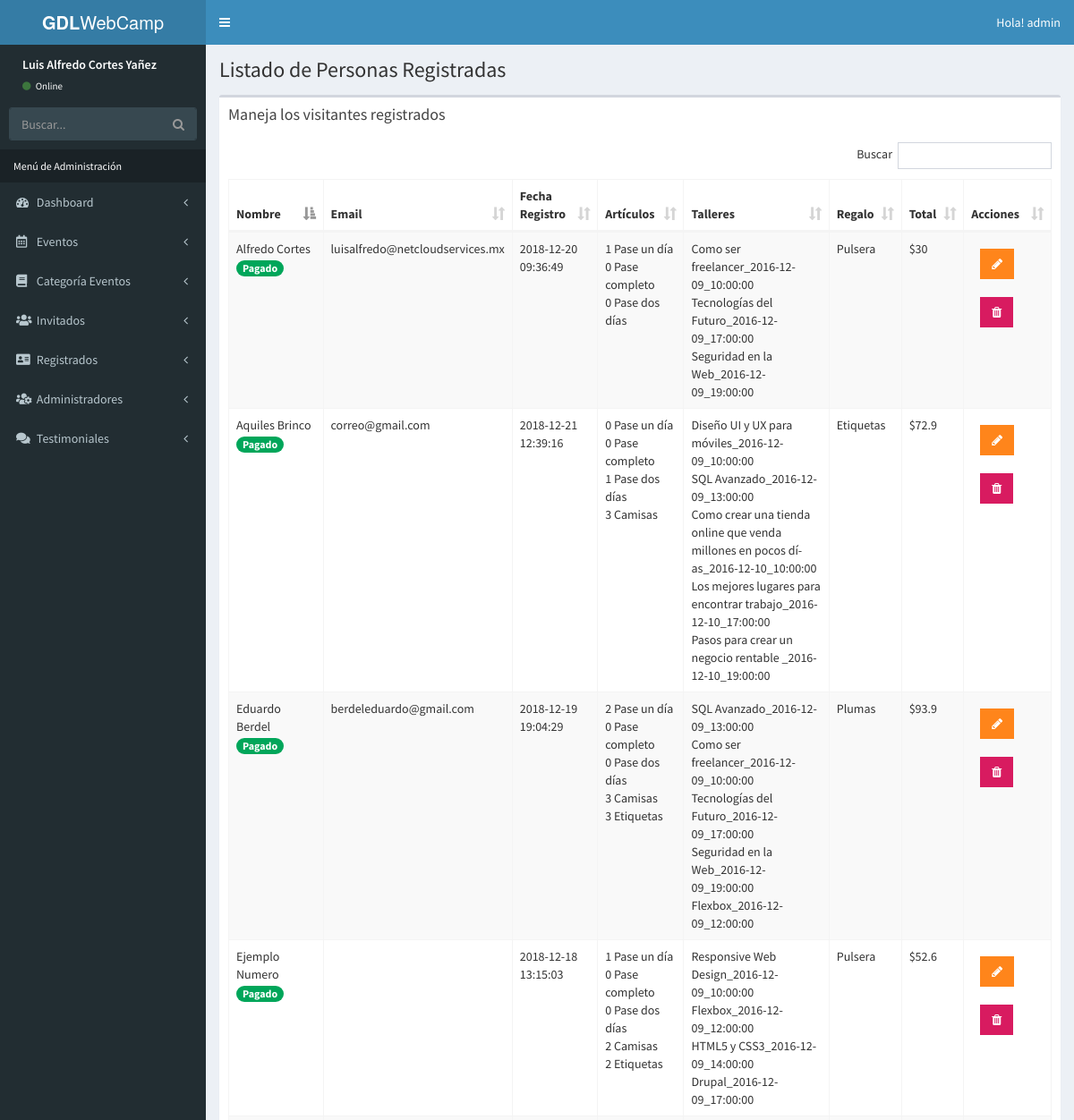
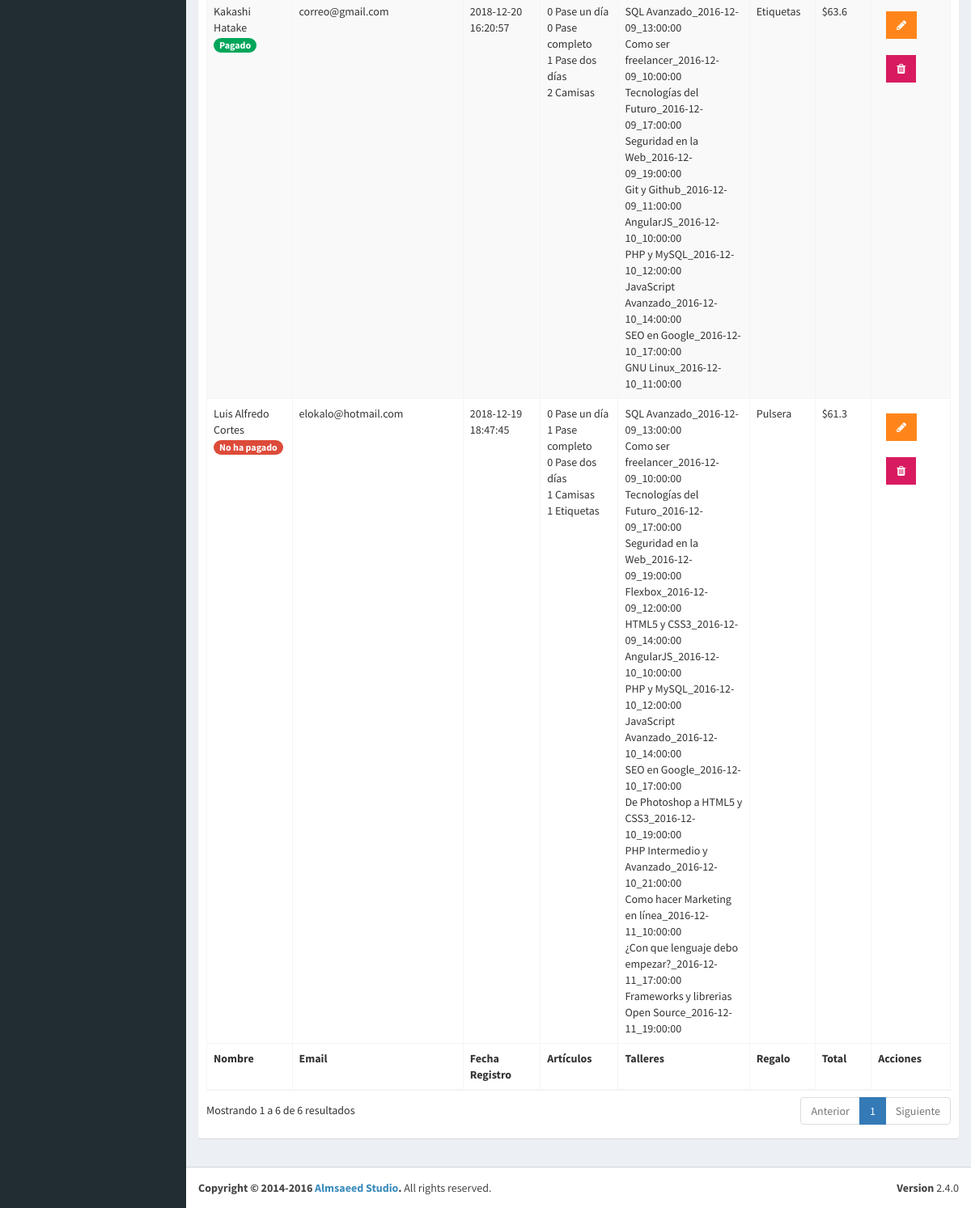
Screenshot of /admin/lista-registrados.php (signed in) with the database file from the repository (2 pictures, top to bottom).
### tables this page shows
CREATE TABLE IF NOT EXISTS `registrados` (
  `id_registrado` bigint(20) UNSIGNED NOT NULL AUTO_INCREMENT,
  `nombre_registrado` varchar(50) NOT NULL,
  `apellido_registrado` varchar(50) NOT NULL,
  `email_registrado` varchar(100) NOT NULL,
  `fecha_registro` datetime NOT NULL,
  `pases_articulos` longtext NOT NULL,
  `talleres_registrados` longtext NOT NULL,
  `regalo` int(11) NOT NULL,
  `total_pagado` varchar(50) NOT NULL,
  `pagado` int(1) NOT NULL DEFAULT '0',
  `fecha_edicion` timestamp NULL DEFAULT NULL,
  PRIMARY KEY (`id_registrado`),
  KEY `regalo` (`regalo`)
);

CREATE TABLE IF NOT EXISTS `eventos` (
  `evento_id` tinyint(10) NOT NULL AUTO_INCREMENT,
  `nombre_evento` varchar(80) NOT NULL,
  `fecha_evento` date NOT NULL,
  `hora_evento` time NOT NULL,
  `id_cat_evento` tinyint(10) NOT NULL,
  `id_inv` tinyint(4) NOT NULL,
  `clave` varchar(10) DEFAULT NULL,
  `editado` timestamp NULL DEFAULT NULL,
  PRIMARY KEY (`evento_id`),
  KEY `id_cat_evento` (`id_cat_evento`),
  KEY `id_inv` (`id_inv`)
);

CREATE TABLE IF NOT EXISTS `regalos` (
  `id_regalo` int(11) NOT NULL AUTO_INCREMENT,
  `nombre_regalo` varchar(50) NOT NULL,
  PRIMARY KEY (`id_regalo`)
);

### admin/lista-registrados.php (the view, shortened to what this page needs)
<?php
  include_once 'funciones/funciones.php';
  include_once 'templates/header.php';
  include_once 'templates/barra.php';
  include_once 'templates/navegacion.php';
?>
  <div class="content-wrapper">
    <section class="content-header">
      <h1>
        Listado de Personas Registradas
      </h1>
    </section>
    <section class="content">
      <div class="row">
        <div class="col-xs-12">
          <div class="box">
            <div class="box-header">
              <h3 class="box-title">Maneja los visitantes registrados</h3>
            </div>
            <div class="box-body">
              <table id="registros" class="table table-bordered table-striped">
                <thead>
                <tr>
                  <th>Nombre</th>
                  <th>Email</th>
                  <th>Fecha Registro</th>
                  <th>Artículos</th>
                  <th>Talleres</th>
                  <th>Regalo</th>
                  <th>Total</th>
                  <th>Acciones</th>
                </tr>
                </thead>
                <tbody>
                    <?php
                        try {
                            $sql = "SELECT registrados.*, regalos.nombre_regalo FROM registrados ";
                            $sql .= "JOIN regalos ";
                            $sql .= "ON registrados.regalo = regalos.id_regalo";
                            $resultado = $conn->query($sql);
                        } catch (Exception $e) {
                            echo "Error: ". $e->getMessage();
                        }
                        while($registrado = $resultado->fetch_assoc()){ ?>
                            <tr>
                                <td>
                                    <?php echo $registrado['nombre_registrado']." ".$registrado['apellido_registrado'];
                                        echo "<br>";
                                        $pagado = $registrado['pagado'];
                                        if($pagado){
                                            echo '<span class="badge bg-green">Pagado</span>';
                                        } else {
                                            echo '<span class="badge bg-red">No ha pagado</span>';
                                        }
                                    ?>
                                </td>
                                <td><?php echo $registrado['email_registrado']; ?></td>
                                <td><?php echo $registrado['fecha_registro']; ?></td>
                                <td>
                                    <?php
                                        $articulos = json_decode($registrado['pases_articulos'], true);
                                        $arreglo_articulo = array(
                                            'un_dia' => 'Pase un día',
                                            'pase_completo' => 'Pase completo',
                                            'dos_dias' => 'Pase dos días',
                                            'camisas' => 'Camisas',
                                            'etiquetas' => 'Etiquetas'
                                        );
                                        foreach($articulos as $llave => $articulo){
                                            echo $articulo." ".$arreglo_articulo[$llave]."<br>";
                                        }
                                    ?>
                                </td>
                                <td>
                                    <?php
                                        $resultado_evento = $registrado['talleres_registrados'];
                                        $talleres = json_decode($resultado_evento);
                                        $talleres = implode(", ", $talleres->eventos);
                                        $arreglo_talleres = array_map('intval', explode(", ", $talleres ));
                                        foreach($arreglo_talleres as $indice => $evento_id){
                                            $sql_talleres = "SELECT nombre_evento, fecha_evento, hora_evento FROM eventos WHERE evento_id=$evento_id";
                                            $resultado_talleres = $conn->query($sql_talleres);
                                            while($eventos = $resultado_talleres->fetch_assoc()){
                                            echo $eventos['nombre_evento']."_".$eventos['fecha_evento']."_".$eventos['hora_evento']. "<br>";
                                            }
                                        }
                                    ?>
                                </td>
                                <td><?php echo $registrado['nombre_regalo']; ?></td>
                                <td>$<?php echo $registrado['total_pagado']; ?></td>
                                <td>
                                    <a href="editar-registros.php?id=<?php echo $registrado['id_registrado']; ?>" class="btn bg-orange btn-flat margin">
                                        <i class="fa fa-pencil"></i>
                                    </a>
                                    <a href="#" data-id="<?php echo $registrado['id_registrado']; ?>" data-tipo="registrado" class="btn bg-maroon btn-flat margin borrar_registro">
                                        <i class="fa fa-trash"></i>
                                    </a>
                                </td>
                            </tr>
                        <?php }  ?>
                </tbody>
                <tfoot>
                <tr>
                    <th>Nombre</th>
                  <th>Email</th>
                  <th>Fecha Registro</th>
                  <th>Artículos</th>
                  <th>Talleres</th>
                  <th>Regalo</th>
                  <th>Total</th>
                  <th>Acciones</th>
                </tr>
                </tfoot>
              </table>
            </div>
          </div>
        </div>
      </div>
    </section>
  </div>
<?php
include_once 'templates/footer.php';
?>

### rows the page displays
registrados: nombre_registrado "Luis Alfredo", apellido_registrado "Cortes", shows "No ha pagado", email_registrado "elokalo@hotmail.com", fecha_registro "2018-12-19 18:47:45", pagado "0", llave "Pase un día", articulo "1", llave "Pase completo", llave "Pase dos días", llave "Camisas", llave "Etiquetas", regalo.nombre_regalo "Pulsera", total_pagado "61.3"
eventos: nombre_evento "SQL Avanzado", fecha_evento "2016-12-09", hora_evento "13:00:00"
eventos: nombre_evento "Como ser freelancer", fecha_evento "2016-12-09", hora_evento "10:00:00"
eventos: nombre_evento "Tecnologías del Futuro", fecha_evento "2016-12-09", hora_evento "17:00:00"
eventos: nombre_evento "Seguridad en la Web", fecha_evento "2016-12-09", hora_evento "19:00:00"
eventos: nombre_evento "Flexbox", fecha_evento "2016-12-09", hora_evento "12:00:00"
eventos: nombre_evento "HTML5 y CSS3", fecha_evento "2016-12-09", hora_evento "14:00:00"
eventos: nombre_evento "AngularJS", fecha_evento "2016-12-10", hora_evento "10:00:00"
eventos: nombre_evento "PHP y MySQL", fecha_evento "2016-12-10", hora_evento "12:00:00"
eventos: nombre_evento "JavaScript Avanzado", fecha_evento "2016-12-10", hora_evento "14:00:00"
eventos: nombre_evento "SEO en Google", fecha_evento "2016-12-10", hora_evento "17:00:00"
eventos: nombre_evento "De Photoshop a HTML5 y CSS3", fecha_evento "2016-12-10", hora_evento "19:00:00"
eventos: nombre_evento "PHP Intermedio y Avanzado", fecha_evento "2016-12-10", hora_evento "21:00:00"
eventos: nombre_evento "Como hacer Marketing en línea", fecha_evento "2016-12-11", hora_evento "10:00:00"
eventos: nombre_evento "¿Con que lenguaje debo empezar?", fecha_evento "2016-12-11", hora_evento "17:00:00"
eventos: nombre_evento "Frameworks y librerias Open Source", fecha_evento "2016-12-11", hora_evento "19:00:00"
registrados: nombre_registrado "Eduardo", apellido_registrado "Berdel", pagado "Pagado", email_registrado "berdeleduardo@gmail.com", fecha_registro "2018-12-19 19:04:29", id_registrado "2", llave "Pase un día", articulo "0", llave "Pase completo", llave "Pase dos días", regalo "3", llave "Camisas", llave "Etiquetas", regalo.nombre_regalo "Plumas", total_pagado "93.9"
registrados: nombre_registrado "Alfredo", apellido_registrado "Cortes", pagado "Pagado", email_registrado "luisalfredo@netcloudservices.mx", fecha_registro "2018-12-20 09:36:49", articulo "1", llave "Pase un día", llave "Pase completo", llave "Pase dos días", regalo.nombre_regalo "Pulsera", total_pagado "30"
registrados: nombre_registrado "Aquiles", apellido_registrado "Brinco", pagado "Pagado", email_registrado "correo@gmail.com", fecha_registro "2018-12-21 12:39:16", llave "Pase un día", llave "Pase completo", articulo "1", llave "Pase dos días", articulo "3", llave "Camisas", regalo.nombre_regalo "Etiquetas", total_pagado "72.9"
eventos: nombre_evento "Diseño UI y UX para móviles", fecha_evento "2016-12-09", hora_evento "10:00:00"
eventos: nombre_evento "Como crear una tienda online que venda millones en pocos dí­as", fecha_evento "2016-12-10", hora_evento "10:00:00"
eventos: nombre_evento "Los mejores lugares para encontrar trabajo", fecha_evento "2016-12-10", hora_evento "17:00:00"
eventos: nombre_evento "Pasos para crear un negocio rentable", fecha_evento "2016-12-10", hora_evento "19:00:00"
registrados: nombre_registrado "Ejemplo", apellido_registrado "Numero", pagado "Pagado", fecha_registro "2018-12-18 13:15:03", pases_articulos "1", llave "Pase un día", pases_articulos "0", llave "Pase completo", llave "Pase dos días", pases_articulos "2", llave "Camisas", llave "Etiquetas", regalo.nombre_regalo "Pulsera", total_pagado "52.6"
eventos: nombre_evento "Responsive Web Design", fecha_evento "2016-12-09", hora_evento "10:00:00"
eventos: nombre_evento "Drupal", fecha_evento "2016-12-09", hora_evento "17:00:00"
registrados: nombre_registrado "Kakashi", apellido_registrado "Hatake", pagado "Pagado", email_registrado "correo@gmail.com", fecha_registro "2018-12-20 16:20:57", llave "Pase un día", llave "Pase completo", articulo "1", llave "Pase dos días", articulo "2", llave "Camisas", regalo.nombre_regalo "Etiquetas", total_pagado "63.6"
eventos: nombre_evento "Git y Github", fecha_evento "2016-12-09", hora_evento "11:00:00"
eventos: nombre_evento "GNU Linux", fecha_evento "2016-12-10", hora_evento "11:00:00"

### other values shown
$_SESSION['usuario'] "admin"
$_SESSION['nombre'] "Luis Alfredo Cortes Yañez"
